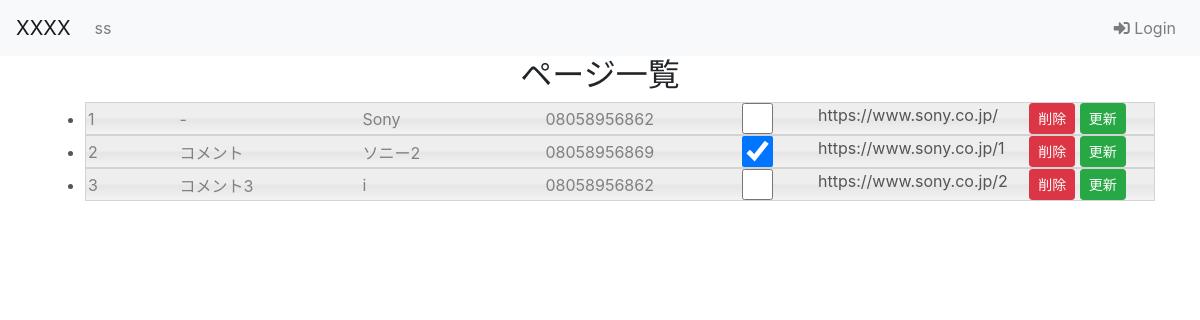
The page /app/li/ on the database its author committed.
### main/models.py (models this page shows)
class Page(models.Model):
    parent = models.ForeignKey(
        verbose_name = '親ページ',
        to = 'self',
        related_name = 'myparent',
        null = True,
        blank = True,
        on_delete = models.SET_NULL
    )
    page_url = models.URLField(
        verbose_name = "ページURL",
        max_length=128,
    )
    page_html = models.TextField(
        verbose_name = 'html'
    )
    code = models.CharField(
        verbose_name = 'コード',
        max_length = 100,
    )
    comment = models.CharField(
        verbose_name = '補足',
        max_length = 255,
        null = True,
        blank = True
    )
    company_name = models.CharField(
        verbose_name = '会社名',
        max_length = 100
    )
    phone_number = models.CharField(
        verbose_name = '電話番号',
        max_length = 50
    )
    is_callable = models.BooleanField(
        verbose_name = '電話可能',
        default = False
    )

### main/views.py (the view)
# urls.py: path('li/', views.PageList.as_view(), name="page_list"),
class PageList(generic.ListView):
    model = Page
    template_name = 'main_page_list.html'

### main/templates/main_page_list.html (shortened to what this page needs)
{% extends 'main_base.html' %}
{% block title %}
ページ一覧
{% endblock %}
{% block content %}
<ul id="sortable">
    {% for page in object_list %}
    <li class="ui-state-default">
        <div class="row">
            <div class="col-1"><input readonly class="" type="text" value="{{ page.code }}"></div>
            <div class="col-2"><input readonly class="" type="text" value="{{ page.comment|default_if_none:'-' }}"></div>
            <div class="col-2"><input readonly class="" type="text" value="{{ page.company_name }}"></div>
            <div class="col-2"><input readonly class="" type="text" value="{{ page.phone_number }}"></div>
            <div class="col-1">
                <input type="checkbox" value="True" {% if page.is_callable %} checked="checked"{% endif %}>
            </div>
            <div class="col-2">
                <a href="{{ page.page_url }}">{{ page.page_url }}</a>
            </div>
            <div class="col-2">
                <button type="button" class="btn btn-sm btn-danger">削除</button>
                <button type="button" class="btn btn-sm btn-success">更新</button>
            </div>
        </div>
    </li>
    {% endfor %}
</ul>
{% endblock %}

### main/templates/main_base.html (shortened to what this page needs)
{% load static %}
<!doctype html>
<html lang="ja">
<head>
    <link rel="stylesheet" href="https://ajax.googleapis.com/ajax/libs/jqueryui/1.12.1/themes/smoothness/jquery-ui.css">
    <link href="https://stackpath.bootstrapcdn.com/bootstrap/4.3.1/css/bootstrap.min.css" rel="stylesheet" id="bootstrap-css">
    <link rel="stylesheet" href="https://use.fontawesome.com/releases/v5.8.1/css/all.css">
</head>
<body>
<nav class="navbar navbar-expand-md bg-light navbar-light sticky-top">
        <a class="navbar-brand" href="#">XXXX</a>
        <div id="navb" class="navbar-collapse collapse hide">
          <ul class="navbar-nav">
            <li class="nav-item">
              <a class="nav-link" href="#">ss</a>
            </li>
          </ul>
          <ul class="nav navbar-nav ml-auto">
            {% if user.is_authenticated %}
            <li class="nav-item">
                <span class="nav-link"><span class="fas fa-user"></span> {{ user.username }} さん</span>
            </li>
            <li class="nav-item">
                <a class="nav-link" href="{% url 'main:logout' %}"><i class="fas fa-sign-out-alt"></i> Log out</a>
            </li>
            {% else %}
            <li class="nav-item">
              <a class="nav-link" href="{% url 'main:login' %}"><span class="fas fa-sign-in-alt"></span> Login</a>
            </li>
            {% endif %}
          </ul>
        </div>
      </nav>
    <div class="container">
      <h2 class="text-center">
          {% block title %}{% endblock %}
      </h2>
    </div>
    <div class="container text-center">
        {% block content %}{% endblock %}
    </div>
</body>
</html>

### main/templates/main_page_list.html (style rules this page uses)
input { width: 100%; height: 100% }
input:read-only { border:none; background-color: transparent; color: gray; }

### rows shown on the page
Page: code "1", comment "-", company_name "Sony", phone_number "08058956862", page_url "https://www.sony.co.jp/"
Page: code "2", comment "コメント", company_name "ソニー2", phone_number "08058956869", is_callable "☑", page_url "https://www.sony.co.jp/1"
Page: code "3", comment "コメント3", company_name "i", phone_number "08058956862", page_url "https://www.sony.co.jp/2"
